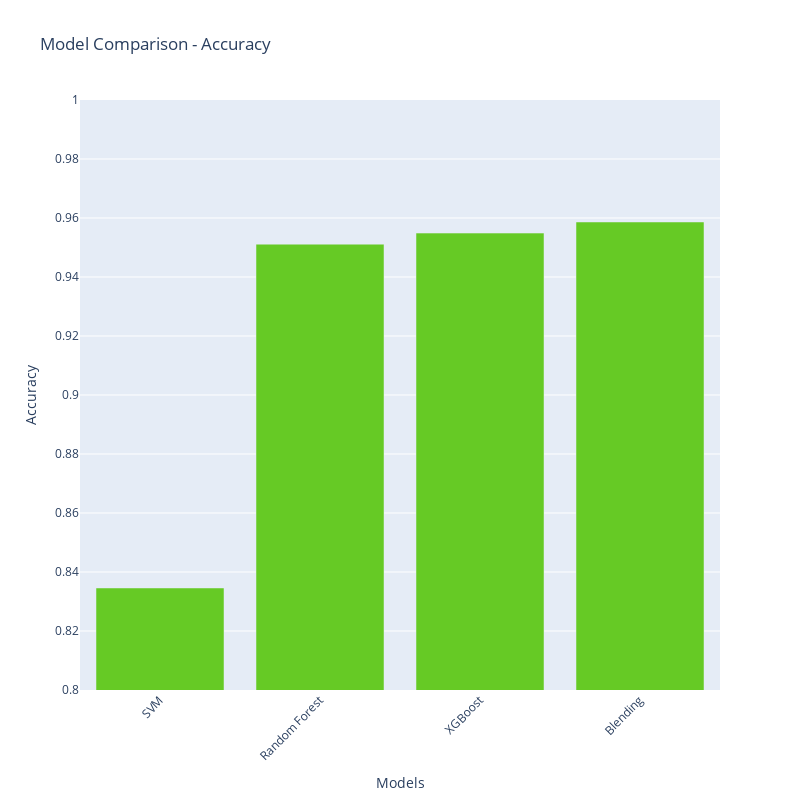

The notebook cell this image was saved under:
### Code cell
models = ['SVM', 'Random Forest', 'XGBoost', 'Blending']
accuracies = [svm_accuracy, accuracy_rf, xg_accuracy, voting_accuracy]

bar_fig = go.Figure()

bar_fig.add_trace(go.Bar(
    x=models,
    y= accuracies,
    marker_color= '#66CA25'
))

bar_fig.update_layout(
    title='Model Comparison - Accuracy',
    xaxis_title='Models',
    yaxis_title='Accuracy',
    yaxis=dict(range=[0.8, 1.0]),  # Set y-axis limits
    xaxis_tickangle=-45,  # Rotate x-axis labels for better readability
    width=800,  # Increase width
    height=800   # Increase height

)

bar_fig.show()

### Figure 1 — Plotly figure (JSON) as saved in the notebook; plotly's stock layout.template omitted (floating-point values rounded to 4 significant figures)
{"data": [{"marker": {"color": "#66CA25"}, "type": "bar", "x": ["SVM", "Random Forest", "XGBoost", "Blending"], "y": [0.8346, 0.9511, 0.9549, 0.9586]}], "layout": {"height": 800, "title": {"text": "Model Comparison - Accuracy"}, "width": 800, "xaxis": {"tickangle": -45, "title": {"text": "Models"}}, "yaxis": {"range": [0.8, 1], "title": {"text": "Accuracy"}}}}
